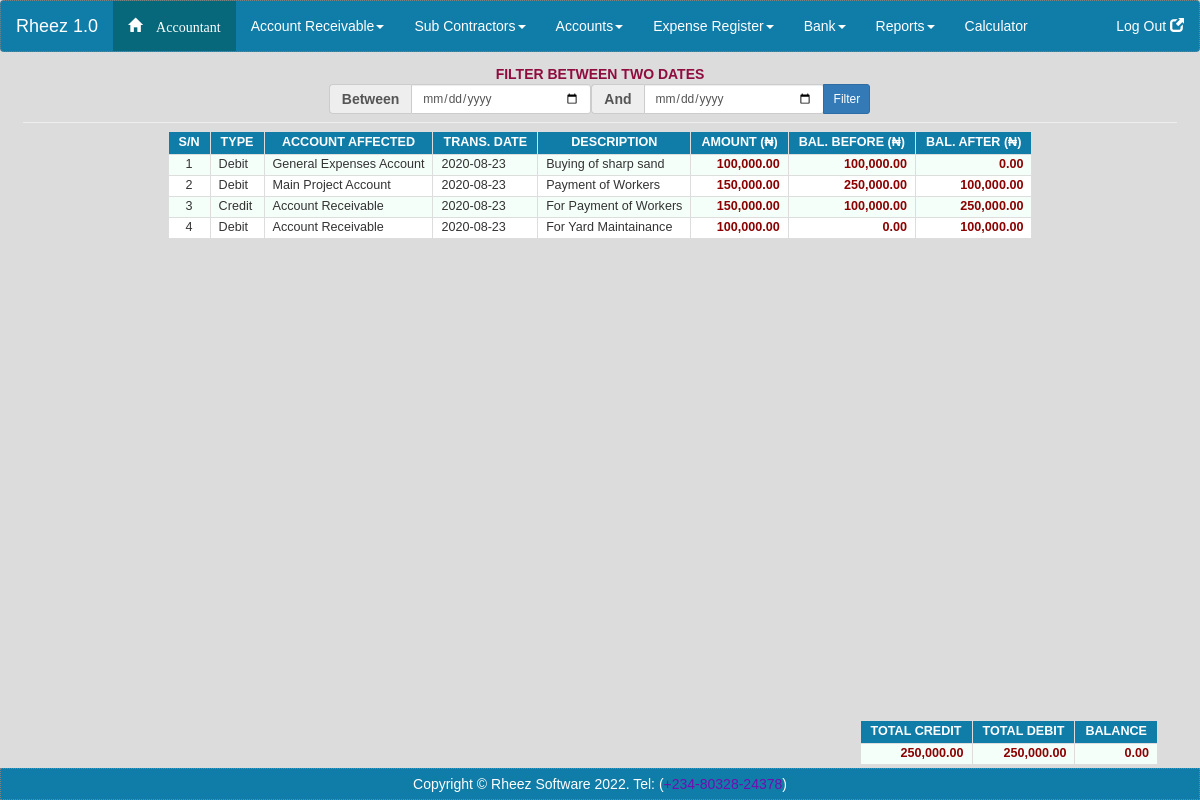
The page /transaction/all (signed in) on the database its author committed.
### tables this page shows
CREATE TABLE transactions (trans_id INTEGER PRIMARY KEY AUTOINCREMENT NOT NULL, trans_date DATE NOT NULL, ticket_no VARCHAR (15) NOT NULL DEFAULT None, bank_id INTEGER REFERENCES bank (bank_id) ON DELETE SET NULL NOT NULL, trans_type varchar (255) NOT NULL, account_type varchar (255) NOT NULL, amount DECIMAL (255) NOT NULL, description varchar (255) DEFAULT NULL, day varchar (255) NOT NULL, month varchar (255) NOT NULL, year varchar (255) NOT NULL, old_balance DECIMAL (255) NOT NULL, new_balance DECIMAL (255) NOT NULL, trans_datetime DATETIME);

### index.php (called while the page is built, shortened)
<?php
    require_once('libs'.DIRECTORY_SEPARATOR.'config.php');
    $router = new Router($_SERVER['REQUEST_URI']);
    $controller = $router->createController();
    if($controller){
        $controller->executeAction();
        $data = $controller->getData();
    }
    include(VIEW_PATH.'defaultView.php');

### libs/config.php (called while the page is built, shortened)
<?php
    spl_autoload_register(function ($class){
        $control_class = CNTRL_PATH.str_ireplace('Controller','', $class).'.php';
        $model_class = MODEL_PATH.str_ireplace('Model','', $class).'.php';
        $base_class = CLASS_PATH.$class.'.php';
    });

### libs/base_classes/Router.php (called while the page is built, shortened)
<?php
class Router{
    protected $controller;
    protected $action;
    protected $params = array();
    public function __construct($request)
    {
        $url = trim(ltrim(rtrim($request,"/"),'/'));
        $exploded_url = explode('/', $url);
        if(sizeof($exploded_url) > 0){
            $this->controller = ucfirst(array_shift($exploded_url)).'Controller';
        }else{
            $this->controller = 'Home';
        }
        if(sizeof($exploded_url) > 0){
            $this->action = array_shift($exploded_url);
        }else{
            $this->action = 'index';
        }
    }
    public function createController(){
        if(class_exists($this->controller))
        {
            if(method_exists($this->controller, $this->action))
            {
                return new $this->controller($this->action, $this->params);
            }
            else {
                App::setMsg('Requested "'.$this->action.'" Method Not Found!','error');
            }
        }
        else {
            App::setMsg('Requested "'.$this->controller.'" Class Not Found!','error');
        }
    }
}

### libs/base_classes/Controller.php (called while the page is built, shortened)
<?php
abstract class Controller
{
    protected $action;
    protected $params;
    protected $data = array();
    public function __construct($action, $params)
    {
        $this->action = $action;
        $this->params = $params;
    }
    public function executeAction(){
        if(sizeof($this->params) > 0 && (!empty($this->params[0]))){
            return $this->{$this->action}($this->params);
        }
        else
        {
            return $this->{$this->action}();
        }
    }
    public function setData($array){
        $this->data = $array;
    }
    public function getData(){
        return $this->data;
    }
}

### libs/base_classes/Model.php (called while the page is built, shortened)
<?php
abstract class Model{
	protected $dbh;
	protected $stmt;
	public function __construct(){
		$this->dbh = new PDO("sqlite:./accounting_db.sqlite3");
		$this->dbh->setAttribute(PDO::ATTR_ERRMODE, PDO::ERRMODE_EXCEPTION);
		$this->dbh->setAttribute(PDO::ATTR_DEFAULT_FETCH_MODE, PDO::FETCH_ASSOC);
		$this->dbh->setAttribute(PDO::ATTR_PERSISTENT, TRUE);
	}
	public function query($query){
		$this->stmt = $this->dbh->prepare($query);
	}
	public function execute(){
		if($this->stmt->execute()){
		    return true;
        }else{
		    return false;
        }
	}
	public function resultSet(){
		if($this->execute()){
		    return $this->stmt->fetchAll(PDO::FETCH_ASSOC);
        }else{
		    return false;
        }
	}
}

### models/Transaction.php (called while the page is built, shortened)
<?php
class TransactionModel extends Model
{
	public function all($value='')
	{
		$this->query('SELECT * FROM transactions ORDER BY trans_id DESC');
		$data = $this->resultSet();
		return $data;
	}
}

### controllers/Transaction.php (called while the page is built, shortened)
<?php
class TransactionController extends Controller
{
	public function all(){
		$transactions = new TransactionModel;
		$data = $transactions->all();
	}
}

### views/transaction/table.php (the view)
        <div class="row noprint">
            <div class="col-md-12" style="display:flex; justify-content:center">
                <form method="post" action="<?php echo ROOT_URL;?>transaction/filter">
                    <div class="row" style="text-align:center; color:#900C3F;">
                        <b>FILTER BETWEEN TWO DATES</b>
                    </div>
                    <div class="row" style="display:flex; justify-content:center; overflow:none;">
                        <div class="col-md-6" style="display:flex; justify-content:center;">
                                <div class="input-group col-sm-4">
                                    <span class="input-group-addon">Between</span>
                                    <input class="form-control input-sm" style="width:180px;" placeholder="12-07-2020" autocomplete="off" type="date" name="start_date" required/>
                                </div>
                                <div class="input-group col-sm-4">
                                    <span class="input-group-addon">And</span>
                                    <input class="form-control input-sm" style="width:180px;" placeholder="12-07-2020"  autocomplete="off" type="date" name="end_date" required/>
                                </div>
                                <div class="input-group-btn " style="width:100px;">
                                   <button class="btn btn-primary btn-sm" style="width:100%;" type="submit" name="filter_transaction" default >Filter</button>
                                </div>
                        </div>
                    </div>
                </form>
             </div>
        </div>
        <hr>
<div class="row" >
    <div class="col-md-12">
        <table class="table-bordered table-responsive table-rounded">
            <tr>
                <th> S/N </th>
                <th>TYPE</th>
                <th>ACCOUNT AFFECTED</th>
                <th> TRANS. DATE</th>
                <th>DESCRIPTION </th>
                <th>AMOUNT (&#8358;)</th>
                <th>BAL. BEFORE (&#8358;)</th>
                <th>BAL. AFTER (&#8358;)</th>
            </tr>
            <?php
            $sn =1;
            $total_received = 0;
            $total_paid = 0;
            foreach($data as $result)
            {
                echo '
                   <tr>
                    <td style="text-align:center">'.$sn.'</td>
                    <td >'.$result["trans_type"].'</td>
                    <td >'.$result["account_type"].'</td>
                    <td >'.$result["trans_date"].'</td>
                    <td >'.$result["description"].'</td>
                    <td class="cash">'.number_format($result["amount"],2).'</td>
                    <td class="cash">'.number_format($result["old_balance"],2).'</td>
                    <td class="cash">'.number_format($result["new_balance"],2).'</td>';
                $sn +=1;
                if ($result["account_type"]==='Account Receivable') {
                    $total_received += $result["amount"];
                }else{
                    $total_paid += $result["amount"];
                }
            }
            $difference = $total_received - $total_paid;
        ?>
        </table>
    </div>
    <div class='row bottom-row'>
        <div class='col-md-4'></div>
        <div class="col-md-4" style="display:flex; justify-content:center;">
            <table class="table-bordered table-responsive table-rounded">
            <?php
            print("<tr><th>TOTAL CREDIT</th><th>TOTAL DEBIT</th><th>BALANCE</th></tr>");
            print("<tr><td class='cash'>".number_format($total_received, 2)."</td><td class='cash'>".number_format($total_paid, 2)."</td><td class='cash'>".number_format($difference, 2)."</td></tr>");
            ?>
            </table>
        </div>
        <div class="col-md-4"></div>
    </div>
</div>

### assets/css/style.css (style rules this page uses)
* { box-sizing:border-box; }
html body { text-decoration:none; background: gainsboro; height: 100%; width: 100%; overflow-x: hidden; font-family: Helvetica, Sans-Serif ,Serif; }
table { margin: 0 auto; }
hr { margin: 8px; }
.cash { text-align:right; color: darkred; font-size:0.9em; font-weight: bolder; }
tr:nth-child(even) { background-color:#F5FFFA; }
tr:nth-child(odd) { background-color:white; }
th { padding-right:10px; padding-left:10px; padding-top:2px; padding-bottom:2px; background-color: #107ca8; border:1px solid #ABB2B9; color: white; text-align: center; font-size: 0.9em; font-weight: bold; width: auto; white-space: nowrap; }
.input-group-addon { font-weight: bold; }
td { padding-left:8px; padding-right:8px; padding-top:1px; padding-bottom:1px; border: 1px solid #ABB2B9; text-align: left; font-size: 0.9em; }
.bottom-row { position: fixed; bottom: 35px; right: 12px; display: flex; flex-wrap: wrap; justify-content: center; align-content: space-around; }

### views/account_menu.php (style rules this page uses)
* { box-sizing: border-box; }

### rows shown on the page
transactions: trans_type "Debit", account_type "General Expenses Account", trans_date "2020-08-23", description "Buying of sharp sand", amount "100,000.00", old_balance "100,000.00", new_balance "0.00"
transactions: trans_type "Debit", account_type "Main Project Account", trans_date "2020-08-23", description "Payment of Workers", amount "150,000.00", old_balance "250,000.00", new_balance "100,000.00"
transactions: trans_type "Credit", account_type "Account Receivable", trans_date "2020-08-23", description "For Payment of Workers", amount "150,000.00", old_balance "100,000.00", new_balance "250,000.00"
transactions: trans_type "Debit", account_type "Account Receivable", trans_date "2020-08-23", description "For Yard Maintainance", amount "100,000.00", old_balance "0.00", new_balance "100,000.00"

### other values the page prints
$total_received "250,000.00"
$total_paid "250,000.00"
$difference "0.00"
